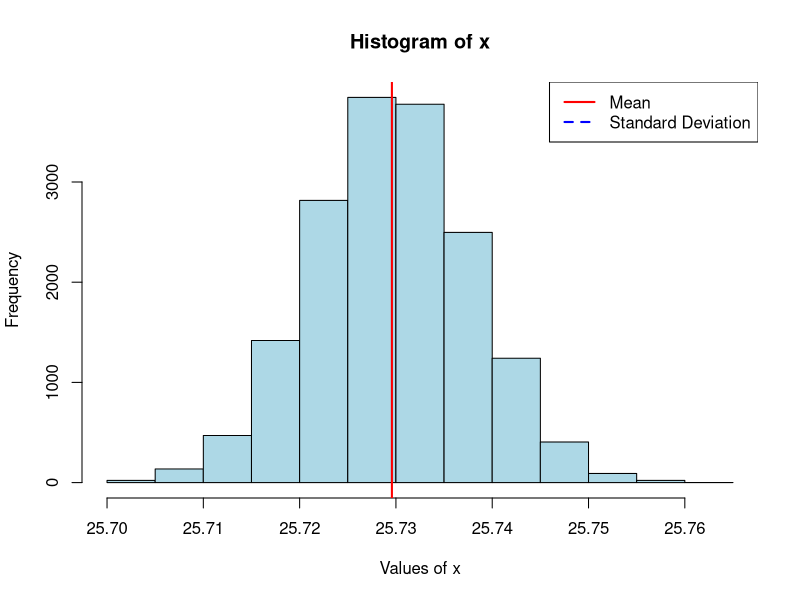

Reproduce this figure in R.
k <- 100
x <- rnorm(sample(k*(2*k), 1), runif(1, 0, k), rexp(1, k))

# Assuming the previous code to generate x has been executed

# Plot histogram
hist(x, main="Histogram of x", xlab="Values of x", col="lightblue", border="black")

# Add a vertical line at the mean (red)
mean_value <- mean(x)
abline(v=mean_value, col="red", lwd=2)

# Add a vertical line at the standard deviation (blue)
sd_value <- sd(x)
abline(v=sd_value, col="blue", lty=2, lwd=2)

# Add legend
legend("topright", legend=c("Mean", "Standard Deviation"), col=c("red", "blue"), lty=c(1,2), lwd=c(2,2))